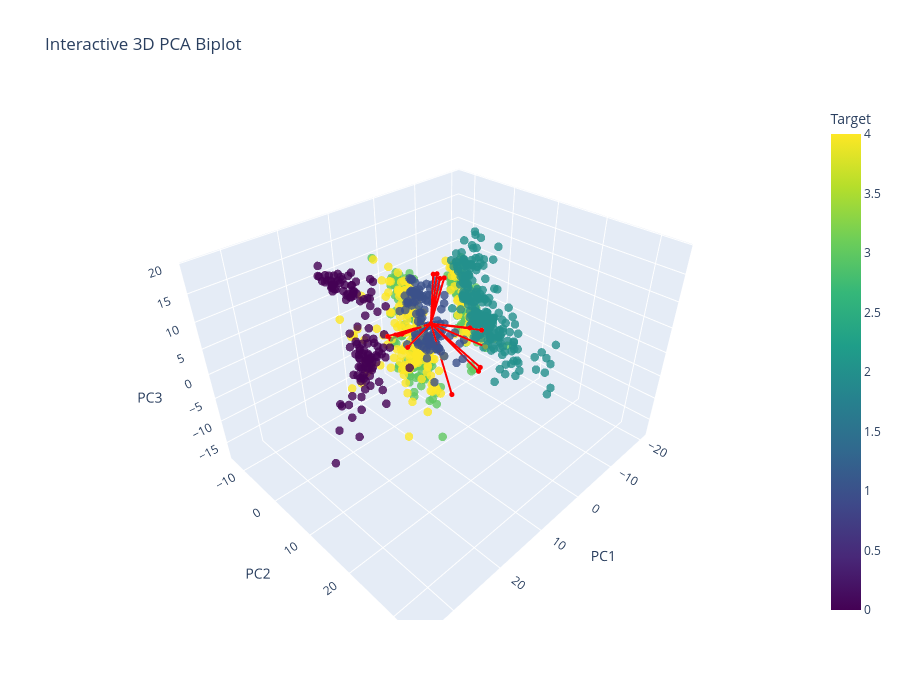

Notebook source saved alongside this figure:
### Code cell
# Prepare data
X = df_clean_2.iloc[:, :-1].values  # All columns except the last as features
y = df_clean_2.iloc[:, -1].values   # Last column as target variable

print("Unique levels in target column:", np.unique(df_clean_2.iloc[:, -1]))

# Convert categorical target to numeric if necessary
if y.dtype == 'object' or y.dtype.name == 'category':
    le = LabelEncoder()
    y = le.fit_transform(y)  # Converts categorical labels into numeric labels
    y_encoded = le.fit_transform(y)
    print(dict(zip(le.classes_, le.transform(le.classes_))))

# Scale the data
scaler = StandardScaler()
X = scaler.fit_transform(X)    

# PCA transformation
pca = PCA()
x_new = pca.fit_transform(X)

# Get the PCA loadings (components_ is shape: [n_components, n_features])
loadings = pca.components_.T

# Get top variables per PC by absolute contribution
top_n = 5
top_vars = set()
for i in range(3):  # for PC1, PC2, PC3
    component = loadings[:, i]
    top_indices = np.argsort(np.abs(component))[-top_n:]
    top_vars.update(top_indices)

# Convert to sorted list for consistency
selected_vars = sorted(top_vars)

interactive_PCA_biplot_3D(
    score=x_new,
    coeff=loadings,
    labels=df_clean_2.columns[:-1],
    y=y,
    selected_vars=selected_vars,  # top 10 contributors
    concept_labels=concepts
)

### Figure 1 — Plotly figure (JSON) as saved in the notebook; plotly's stock layout.template omitted (floating-point values rounded to 4 significant figures; data arrays with more than 128 entries replaced by an {"elided": "..."} marker saying what was removed)
{"data": [{"hoverinfo": "text", "marker": {"color": {"elided": "972 int values"}, "colorbar": {"title": {"text": "Target"}}, "colorscale": [[0, "#440154"], [0.1111, "#482878"], [0.2222, "#3e4989"], [0.3333, "#31688e"], [0.4444, "#26828e"], [0.5556, "#1f9e89"], [0.6667, "#35b779"], [0.7778, "#6ece58"], [0.8889, "#b5de2b"], [1, "#fde725"]], "opacity": 0.8, "size": 5}, "mode": "markers", "name": "Samples", "text": {"elided": "386 str values"}, "type": "scatter3d", "x": {"elided": "972 float values"}, "y": {"elided": "972 float values"}, "z": {"elided": "972 float values"}}, {"hoverinfo": "text", "hovertext": "LEFT_INDEX_speed_integral", "line": {"color": "red", "width": 4}, "marker": {"size": 3}, "mode": "lines+markers", "name": "LEFT_INDEX_speed_integral", "type": "scatter3d", "x": [0, 0.6807], "y": [0, 12.61], "z": [0, -3.933]}, {"hoverinfo": "text", "hovertext": "LEFT_ELBOW_speed_integral", "line": {"color": "red", "width": 4}, "marker": {"size": 3}, "mode": "lines+markers", "name": "LEFT_ELBOW_speed_integral", "type": "scatter3d", "x": [0, -1.012], "y": [0, 12.5], "z": [0, 0.3627]}, {"hoverinfo": "text", "hovertext": "LEFT_WRIST_speed_integral", "line": {"color": "red", "width": 4}, "marker": {"size": 3}, "mode": "lines+markers", "name": "LEFT_WRIST_speed_integral", "type": "scatter3d", "x": [0, 0.5192], "y": [0, 12.82], "z": [0, -3.078]}, {"hoverinfo": "text", "hovertext": "arm_asymmetry", "line": {"color": "red", "width": 4}, "marker": {"size": 3}, "mode": "lines+markers", "name": "arm_asymmetry", "type": "scatter3d", "x": [0, 0.5649], "y": [0, 6.075], "z": [0, -12.85]}, {"hoverinfo": "text", "hovertext": "total_arm_speed_Gmean", "line": {"color": "red", "width": 4}, "marker": {"size": 3}, "mode": "lines+markers", "name": "total_arm_speed_Gmean", "type": "scatter3d", "x": [0, 10.06], "y": [0, 4.768], "z": [0, 1.841]}, {"hoverinfo": "text", "hovertext": "total_arm_speed_integral", "line": {"color": "red", "width": 4}, "marker": {"size": 3}, "mode": "lines+markers", "name": "total_arm_speed_integral", "type": "scatter3d", "x": [0, 0.1003], "y": [0, 12.44], "z": [0, 4.243]}, {"hoverinfo": "text", "hovertext": "total_arm_jerk_Gmean", "line": {"color": "red", "width": 4}, "marker": {"size": 3}, "mode": "lines+markers", "name": "total_arm_jerk_Gmean", "type": "scatter3d", "x": [0, 11.03], "y": [0, 0.8205], "z": [0, 2.688]}, {"hoverinfo": "text", "hovertext": "total_arm_jerk_peak_mean", "line": {"color": "red", "width": 4}, "marker": {"size": 3}, "mode": "lines+markers", "name": "total_arm_jerk_peak_mean", "type": "scatter3d", "x": [0, 10.27], "y": [0, 2.017], "z": [0, 3.147]}, {"hoverinfo": "text", "hovertext": "total_arm_acceleration_Gmean", "line": {"color": "red", "width": 4}, "marker": {"size": 3}, "mode": "lines+markers", "name": "total_arm_acceleration_Gmean", "type": "scatter3d", "x": [0, 11.14], "y": [0, 1.793], "z": [0, 2.612]}, {"hoverinfo": "text", "hovertext": "total_arm_acceleration_peak_mean", "line": {"color": "red", "width": 4}, "marker": {"size": 3}, "mode": "lines+markers", "name": "total_arm_acceleration_peak_mean", "type": "scatter3d", "x": [0, 9.867], "y": [0, 3.257], "z": [0, 3.727]}, {"hoverinfo": "text", "hovertext": "total_arm_acceleration_integral", "line": {"color": "red", "width": 4}, "marker": {"size": 3}, "mode": "lines+markers", "name": "total_arm_acceleration_integral", "type": "scatter3d", "x": [0, 2.751], "y": [0, 12.16], "z": [0, 5.761]}, {"hoverinfo": "text", "hovertext": "rwrist_lhip_Gstd", "line": {"color": "red", "width": 4}, "marker": {"size": 3}, "mode": "lines+markers", "name": "rwrist_lhip_Gstd", "type": "scatter3d", "x": [0, 2.994], "y": [0, 5.426], "z": [0, 12.47]}, {"hoverinfo": "text", "hovertext": "rwrist_rhip_Gstd", "line": {"color": "red", "width": 4}, "marker": {"size": 3}, "mode": "lines+markers", "name": "rwrist_rhip_Gstd", "type": "scatter3d", "x": [0, 3.133], "y": [0, 4.889], "z": [0, 13.16]}, {"hoverinfo": "text", "hovertext": "rwrist_rhip_peak_mean", "line": {"color": "red", "width": 4}, "marker": {"size": 3}, "mode": "lines+markers", "name": "rwrist_rhip_peak_mean", "type": "scatter3d", "x": [0, 3.615], "y": [0, 4.498], "z": [0, 13.13]}, {"hoverinfo": "text", "hovertext": "rwrist_rhip_ts_range", "line": {"color": "red", "width": 4}, "marker": {"size": 3}, "mode": "lines+markers", "name": "rwrist_rhip_ts_range", "type": "scatter3d", "x": [0, 2.979], "y": [0, 6.414], "z": [0, 12.93]}], "layout": {"height": 700, "scene": {"xaxis": {"title": {"text": "PC1"}}, "yaxis": {"title": {"text": "PC2"}}, "zaxis": {"title": {"text": "PC3"}}}, "showlegend": false, "title": {"text": "Interactive 3D PCA Biplot"}, "width": 900}}
